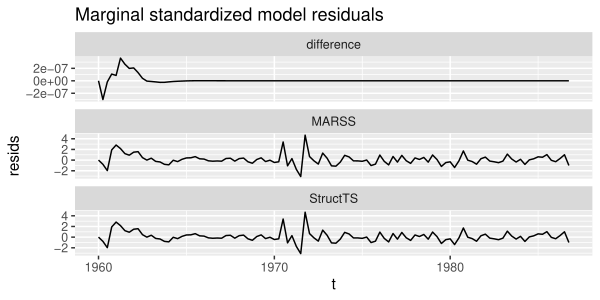

Generate this figure with R:
###################################################
### code chunk number 28: Cs603_residuals
###################################################
df2 <- data.frame(t = as.numeric(time(resids1)), resids = resids2$.std.resids, name = "MARSS")
df1 <- data.frame(t = df2$t, resids = as.numeric(resids1), name = "StructTS")
df3 <- data.frame(t = df2$t, resids = df1$resids - df2$resids, name = "difference")
df <- rbind(df1, df2, df3)

ggplot(df, aes(x = t, y = resids)) +
  geom_line() +
  facet_wrap(~name, ncol = 1, scale = "free_y") +
  ggtitle("Marginal standardized model residuals")
